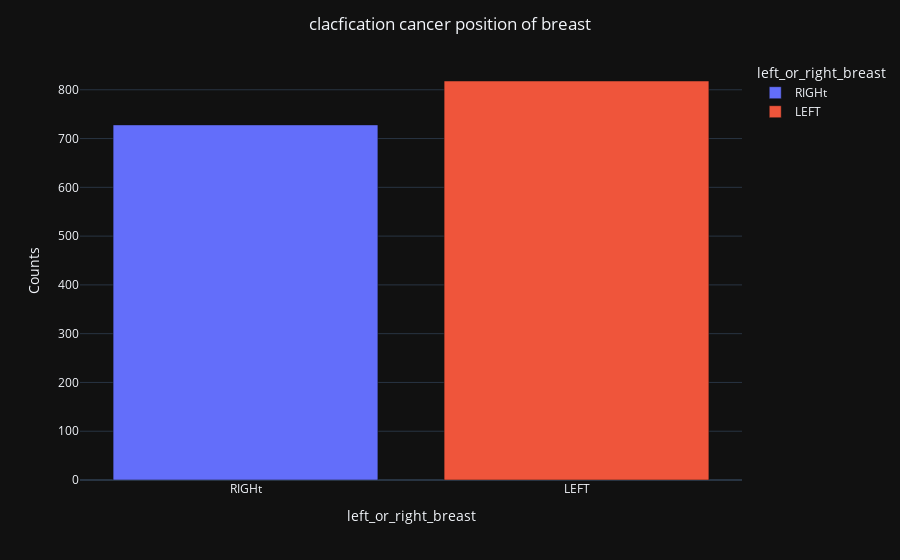

The cell this chart's notebook holds for it:
### Code cell
insight_3 = px.bar(data_insight_3, y= 'Counts', x='left_or_right_breast',color = 'left_or_right_breast')
insight_3.update_layout(title_text=' clacfication cancer position of breast ', title_x=0.5)
insight_3.show()

### Figure 1 — Plotly figure (JSON) as saved in the notebook; plotly's stock layout.template omitted (floating-point values rounded to 4 significant figures)
{"data": [{"alignmentgroup": "True", "hovertemplate": "left_or_right_breast=%{x}<br>Counts=%{y}<extra></extra>", "legendgroup": "RIGHt", "marker": {"color": "#636efa", "pattern": {"shape": ""}}, "name": "RIGHt", "offsetgroup": "RIGHt", "orientation": "v", "showlegend": true, "textposition": "auto", "x": ["RIGHt"], "xaxis": "x", "y": [728], "yaxis": "y", "type": "bar"}, {"alignmentgroup": "True", "hovertemplate": "left_or_right_breast=%{x}<br>Counts=%{y}<extra></extra>", "legendgroup": "LEFT", "marker": {"color": "#EF553B", "pattern": {"shape": ""}}, "name": "LEFT", "offsetgroup": "LEFT", "orientation": "v", "showlegend": true, "textposition": "auto", "x": ["LEFT"], "xaxis": "x", "y": [818], "yaxis": "y", "type": "bar"}], "layout": {"xaxis": {"anchor": "y", "domain": [0.0, 1.0], "title": {"text": "left_or_right_breast"}, "categoryorder": "array", "categoryarray": ["RIGHt", "LEFT"]}, "yaxis": {"anchor": "x", "domain": [0.0, 1.0], "title": {"text": "Counts"}}, "legend": {"title": {"text": "left_or_right_breast"}, "tracegroupgap": 0}, "margin": {"t": 60}, "barmode": "relative", "title": {"text": " clacfication cancer position of breast ", "x": 0.5}}}
